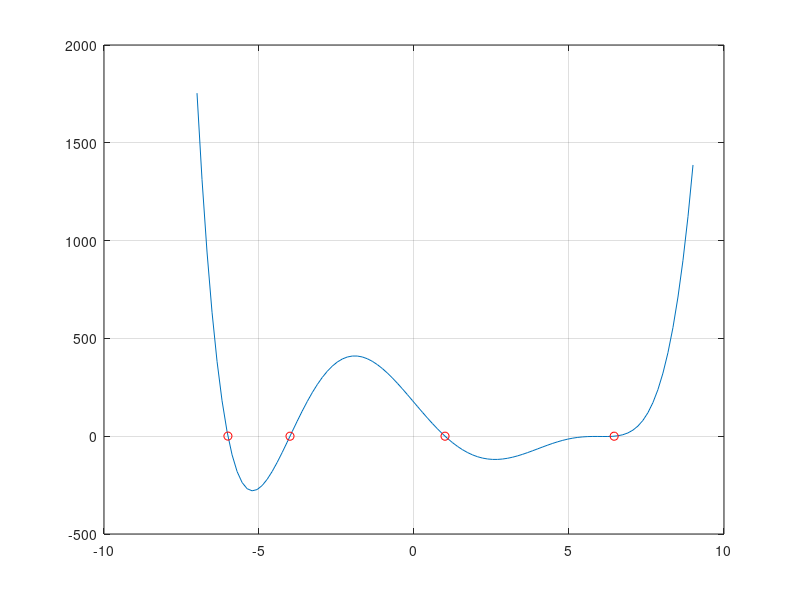

Recreate this plot in MATLAB.
% Recursive Root Finding
function main
    px = linspace(-7, 9, 100);
    plot(px, f(px))
    hold on
    grid on
    px = linspace(-6.3, 8.4, 19);
    py = f(px);
    disp('zeros occur just after')
    zeros = find(py(1:end-1) .* py(2:end) <= 0)
    for zndx = 1:length(zeros)
        root = findZero([px(zeros(zndx)) px(zeros(zndx)+1)]);
        plot(root, f(root), 'ro')
        grid on
    end
end
function pt = findZero(x)
    % x is a lower-upper pair guaranteed to have
    % y values of opposite sign
    % return the x coordinate of the root
    if abs(x(1)-x(2)) < .001
        pt = x(1);
    else
        mx = sum(x)/2;
        my = f(mx);
        if my*f(x(1)) <= 0
            pt = findZero([x(1) mx]);
        else
            pt = findZero([mx x(2)]);
        end
    end
end
function res = f(x)
    res = polyval([0.0333, -0.3, -1.3333, 16, 0, -187.2, 172.9],x);
end
